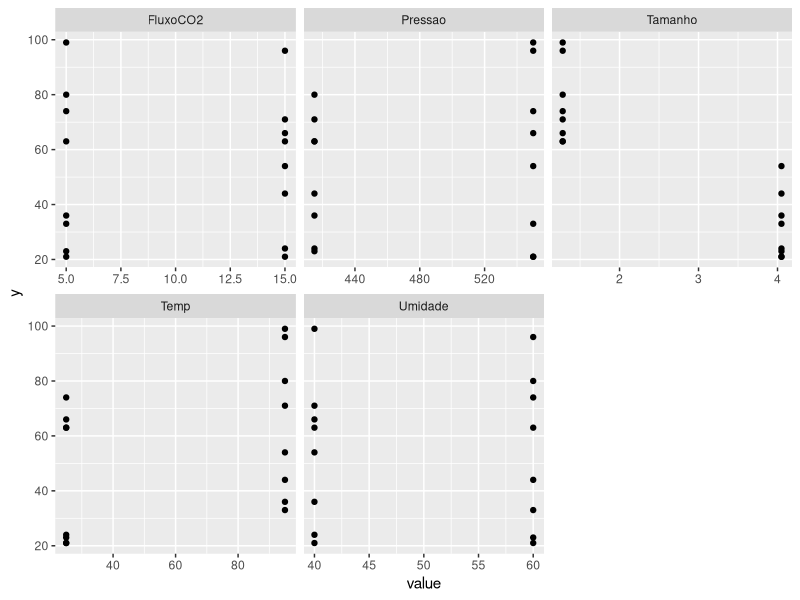
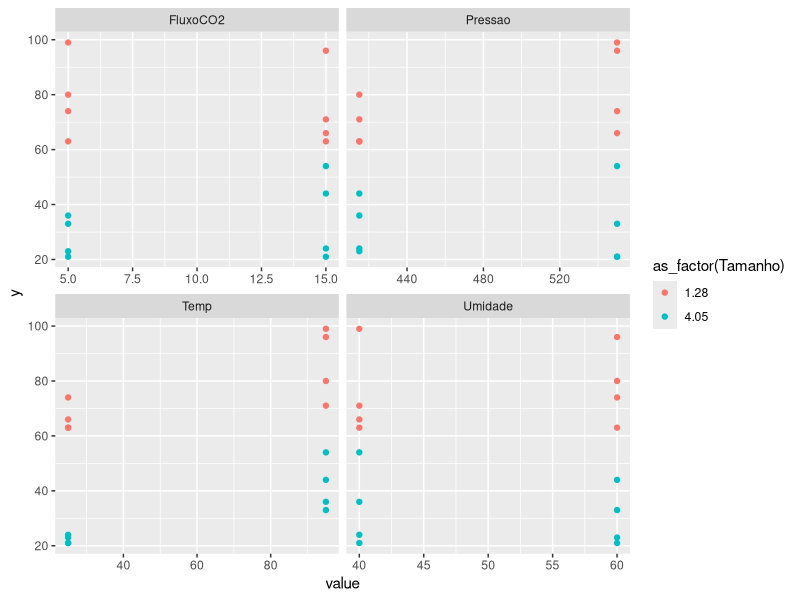
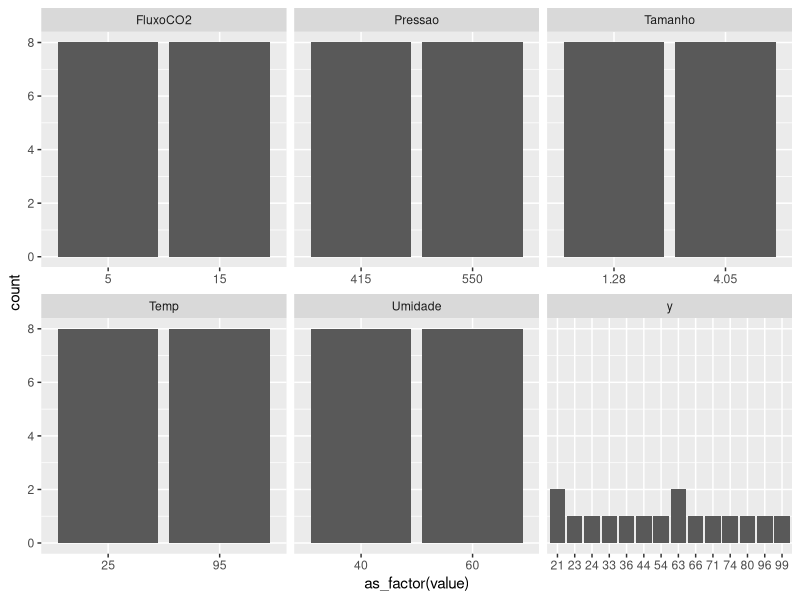
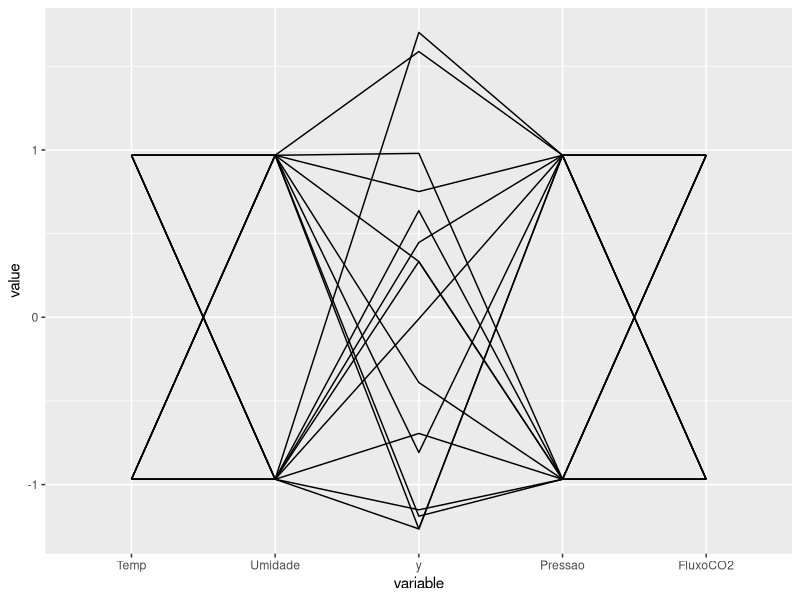
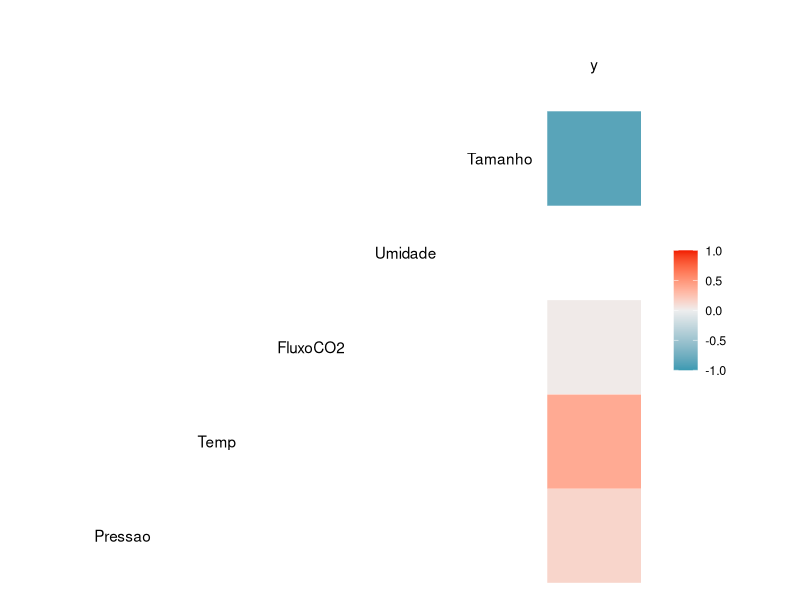
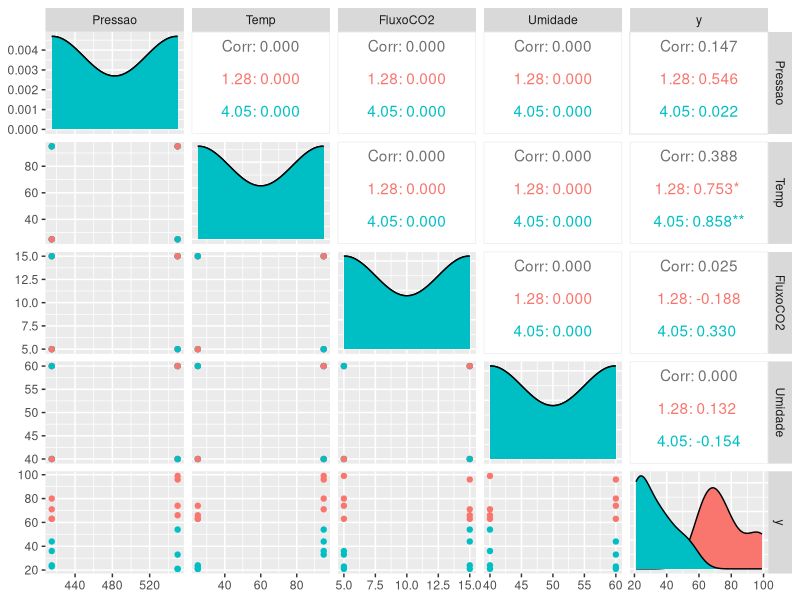
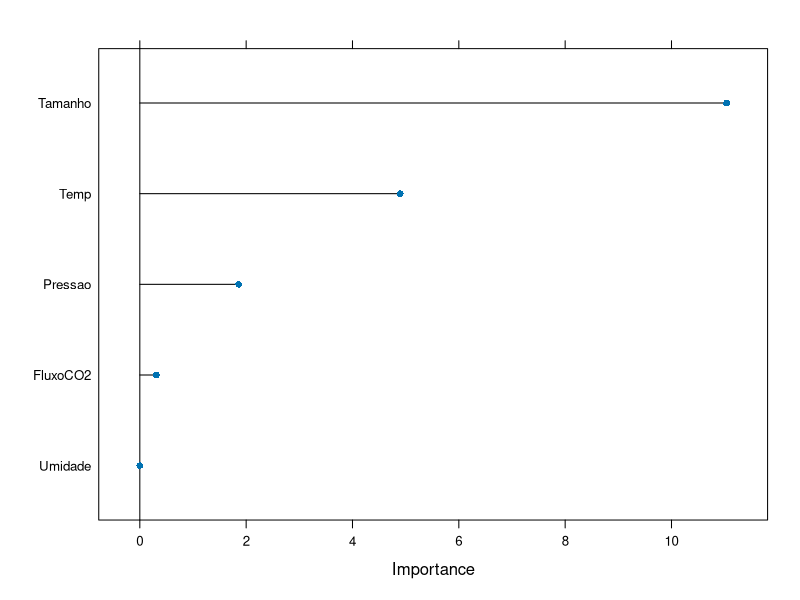

Generate these figures, in order, with R:
## ---- chunk 1
knitr::opts_chunk$set(echo = TRUE)
library(tidyverse)
library(knitr)

## ---- chunk 2
dados <- read_csv("dados/data-table-B7.csv", locale = locale(decimal_mark = ","))
dim(dados)

#Renomeando as colunas
names(dados) <- c('Pressao', 'Temp', 'FluxoCO2', 'Umidade', 'Tamanho', 'y')

head(dados)
## ---- chunk 3

n <- length(dados$y)

X <- matrix(c(rep(1,n), dados$Pressao, dados$Temp, dados$FluxoCO2, dados$Umidade, dados$Tamanho), ncol = 6, nrow = n, byrow = FALSE)

Y <- matrix(dados$y, ncol = 1, nrow = n)

k <- ncol(X) -1

p <- k + 1
## ---- chunk 4
dados %>% pivot_longer(!y) %>% 
  ggplot(aes(y = y)) + geom_point(aes(x = value)) +
  facet_wrap(~name, scales = "free_x")
## ---- chunk 5
dados %>% pivot_longer(!c(Tamanho, y)) %>% 
  ggplot(aes(y = y, color = as_factor(Tamanho))) + geom_point(aes(x = value)) +
  facet_wrap(~name, scales = "free_x")
## ---- chunk 6
dados %>% pivot_longer(cols = everything()) %>% 
  ggplot() + geom_bar(aes(x = as_factor(value)),stat="count") +
  facet_wrap(~name, scales = "free_x")
## ---- chunk 7
GGally::ggparcoord(dados[,c(2, 4, 6, 1, 3)])
## ---- chunk 8
GGally::ggcorr(dados)
## ---- chunk 9
GGally::ggpairs(dados, columns = c(1:4,6), aes(colour = as_factor(Tamanho)))
## ---- chunk 10
#Definindo os betas do modelo de regressão múltipla
betas <- solve(t(X)%*%X)%*%t(X)%*%Y
betas

#Definindo a matrix C_jj
C_jj = solve(t(X)%*%X)

#Definindo uma matrix para os betas
betas <- matrix(data = betas, nrow = length(betas), ncol = 1, byrow = FALSE)
rownames(betas) <- c("beta0", "beta1","beta2","beta3","beta4","beta5")
betas

#Modelo do R
lm(formula = y ~., data = dados)
## ---- chunk 11
SQRes <- (t(Y)%*%Y)-(t(betas)%*%t(X)%*%Y)
SQRes
## ---- chunk 12
p <- ncol(X)

#estimando o sigma^2
sigma2 <- SQRes/(n-p)
sigma2
## ---- chunk 13
library(mlbench)
library(caret)
## ---- chunk 14
set.seed(42)
control <- trainControl(method="repeatedcv", number=10, repeats=3)
# train the model
model <- train(y~., data=dados, method = 'lm', preProcess="scale", trControl=control)
# estimate variable importance
importance <- varImp(model, scale=FALSE)

# plot importance
plot(importance)
## ---- chunk 15
c(  "Tamanho", "Temp", "Pressao", "FluxoCO2", "Umidade")
## ---- chunk 16
base.mod <- lm(y ~ 1 , data= dados)  # base intercept only model
all.mod <- lm(y ~ . , data= dados) # full model with all predictors
stepMod <- step(base.mod, scope = list(lower = base.mod, upper = all.mod), direction = "both", trace = 0, steps = 1000)  # perform step-wise algorithm
shortlistedVars <- names(unlist(stepMod[[1]])) # get the shortlisted variable.
shortlistedVars <- shortlistedVars[!shortlistedVars %in% "(Intercept)"]  # remove intercept 
print(shortlistedVars)
## ---- chunk 17
stepMod$anova
## ---- chunk 18
lm.anova <- function(x,y){
  x<- as.matrix(x)
  y<- as.matrix(y)
  
  n <- length(y)
  k <- ncol(x) # covariaveis utilizadas
  p <- k+1

  X <- matrix(c(rep(1,n), x), ncol = p, nrow = n, byrow = FALSE)
  Y <- matrix(y, ncol = 1, nrow = n)
  
  betas <- solve(t(X)%*%X)%*%t(X)%*%Y
  
  Y_est <- X%*%betas 
 
  res <- Y - Y_est
  
  SQRes <- t(Y-Y_est)%*%(Y-Y_est) 
  
  u <- c(rep(1,n)) 
  SQTotal <- t(Y)%*%Y - ((t(u)%*%Y)^2)/n 
  
  SQReg <- SQTotal - SQRes
  
  
  SQReg <- t(betas)%*%t(X)%*%Y-((t(u)%*%Y)^2)/n 
  gl_sqreg <- k 
  QMReg <- SQReg/gl_sqreg 
   
  SQRes <- t(Y-Y_est)%*%(Y-Y_est) 
  gl_sqres <- n-p 
  QMRes <- SQRes/gl_sqres 
   
  SQTotal <- t(Y)%*%Y - ((t(u)%*%Y)^2)/n 
  gl_sqtotal <- n-1
   
   
  #calculando a estatistica F 
  F_0 <- QMReg/QMRes
  
  R2 <-  SQReg/SQTotal 
  QMTotal <- QMRes + QMReg
  R2adj <- 1 - QMRes/QMTotal
  list(R2 = R2, R2adj = R2adj, betas = betas, Y_est = Y_est, 
       anov = list(SQreg = SQReg, SQRes = SQRes, QMreg = QMReg))
  
}
## ---- chunk 19

## ---- chunk 20

## ---- chunk 21
#Obtendo os valores dos residuos, SQres, SQreg , SQTotal do nosso modelo  
# No modelo de regressao linear multipla  
# Forma matricial: 
# Y_estimado = X*betas = X * (X^T*X)^(-1)*X^T*Y = H*Y 
#SQtotal <-  
Y_est <- X%*%betas 
 
res <- Y - Y_est
## ---- chunk 22
# Soma dos quadrados dos residuos  
# podemos calcular pela equacao: 
# (Y-Y_est)^T*(Y-Y_est) 
# ou pela equacao
# Y^T * Y - betas^T * X^T * Y 
 
SQRes <- t(Y-Y_est)%*%(Y-Y_est) 
 
#note que  
t(Y)%*%Y - t(betas)%*%t(X)%*%Y
## ---- chunk 23
# Soma dos quadrados totais 
# vetor unitario para facilitar as contas 
u <- c(rep(1,n)) 
SQTotal <- t(Y)%*%Y - ((t(u)%*%Y)^2)/n 
 
# obs 
# ((t(u)%*%Y)^2)/n = ((sum(y))^2)/n
## ---- chunk 24
#Soma dos quadrados da regressao  
 
SQReg <- SQTotal - SQRes
## ---- chunk 25
#Calculando a anova 
k <- 3 # covariaveis utilizadas 
p <- k+1
 
SQReg <- t(betas)%*%t(X)%*%Y-((t(u)%*%Y)^2)/n 
gl_sqreg <- k 
QMReg <- SQReg/gl_sqreg 
 
SQRes <- t(Y-Y_est)%*%(Y-Y_est) 
gl_sqres <- n-p 
QMRes <- SQRes/gl_sqres 
 
SQTotal <- t(Y)%*%Y - ((t(u)%*%Y)^2)/n 
gl_sqtotal <- n-1
 
 
#calculando a estatistica F 
F_0 <- QMReg/QMRes 
F_0
## ---- chunk 26
QMTotal <- QMRes + QMReg
## ---- chunk 27
alpha <- 0.05 
RR <- qf(alpha, df1 = k, df2 = n - k -1, lower.tail = F) 
RR
## ---- chunk 28
# Rejeitamos H0 se F_0 > RR, RR = regiao de rejeicao = quantil teorico da distribuicao F com k e  
# n-k-1 = n-p g.l.
if(RR < F_0){ 
  cat("Rejeita-se H0") 
}
## ---- chunk 29
R2 <-  SQReg/SQTotal 
R2
## ---- chunk 30
x <- dados$Tamanho
y <- dados$y

modelo <- lm.anova(x,y)

print(paste("R2: ", modelo$R2,
            "R2_adj:", modelo$R2adj))

## ---- chunk 31
x <- dados %>% select("Tamanho", "Temp","Pressao")
y <- dados$y

modelo <- lm.anova(x,y)

print(paste("R2: ", modelo$R2,
            "R2_adj:", modelo$R2adj))

## ---- chunk 32
x <- dados %>% select(-"y")
y <- dados$y

modelo <- lm.anova(x,y)

print(paste("R2: ", modelo$R2,
            "R2_adj:", modelo$R2adj))

## ---- chunk 33
(R2adj <- 1 - QMRes/QMTotal)
## ---- chunk 34
feat <- c(  "Tamanho", "Temp", "Pressao", "FluxoCO2", "Umidade")

1:5 %>% map(~head(feat,.x)) %>% map(~lm.anova(dados$y, dados %>% select(.x))$R2adj)
## ---- chunk 35
#Definindo o alpha e o t crítico
alpha <- 0.03
t1 <- qt(alpha/2, n-p)
t2 <- qt(1-alpha/2, n-p)
## ---- chunk 36
#Testando para beta1
dp_b1 <- sqrt(sigma2 * diag(C_jj)[2])
b1_lim_inf <- betas[2] - t2*dp_b1
b1_lim_sup <- betas[2] - t1*dp_b1
IC_b1 <- cbind(b1_lim_inf, b1_lim_sup)
## ---- chunk 37
#Testando para o beta2
dp_b2 <- sqrt(sigma2 * diag(C_jj)[3])
b2_lim_inf <- betas[3] - t2*dp_b2
b2_lim_sup <- betas[3] - t1*dp_b2
IC_b2 <- cbind(b2_lim_inf, b2_lim_sup)
## ---- chunk 38
#Testando para beta5
dp_b5 <- sqrt(sigma2 * diag(C_jj)[6])
b5_lim_inf <- betas[6] - t2*dp_b5
b5_lim_sup <- betas[6] - t1*dp_b5
IC_b5 <- cbind(b5_lim_inf, b5_lim_sup)
## ---- chunk 39
#Estruturando em uma tabela
IC_tab <- rbind(IC_b1, IC_b2, IC_b5)
row.names(IC_tab) <- c("beta1", "beta2", "beta5")
colnames(IC_tab) <- c("IC (0.015)", "IC (0.985)")
IC_tab |> kable(caption = "Intervalos de Confiança para os coeficientes do modelo")
## ---- chunk 40

mean_IC <- data.frame(low_b = numeric(0), upper_b = numeric(0))
y_pred <- data.frame(value = numeric(0))

for (row in 1:nrow(X)){
  x0 <- X[row,]
  y0 <- x0%*%betas
  se <- sqrt(sigma2%*%t(x0)%*%C_jj%*%x0)
  low_b <- y0 - t2*se
  upper_b <- y0 + t2*se
  tab <- cbind(low_b, upper_b)
  mean_IC <- rbind(mean_IC, tab)
  y_pred <- rbind(y_pred, y0)
}

colnames(mean_IC) <- c("Lower Bound", "Upper Bound")
len_mean_IC <- mean_IC$`Upper Bound` - mean_IC$`Lower Bound`
mean_IC <- cbind(mean_IC, len_mean_IC)
mean_IC <- cbind(mean_IC, y_pred)
mean_IC <- cbind(mean_IC, dados$y)

colnames(mean_IC) <- c("Lower Bound", "Upper Bound", "Interval Length","Predicted Value", "Real Value")

error <- abs(mean_IC$`Predicted Value` - mean_IC$`Real Value`)
mean_IC <- cbind(mean_IC, error)

colnames(mean_IC) <- c("Lower Bound", "Upper Bound", "Interval Length","Predicted Value", "Real Value", "Absolute Error")

mse <- mean(mean_IC$`Absolute Error`**2)

mean_IC |> kable(caption = "**Estimação do IC de E(Y) para cada observação do conjunto de dados considerando todas as covariáveis** (MSE = 40.65, R^2 = 0.90)")
## ---- chunk 41
mean_IC2 <- data.frame(low_b = numeric(0), upper_b = numeric(0))
y_pred2 <- data.frame(value = numeric(0))

#recalculando a estatística teste t
#agora nosso k =4
t3 <- qt(1-alpha/2, n-4-1)

for (row in 1:nrow(X)){
  x0 <- X[row,c(1,2,3,6)]
  y0 <- x0%*%t(t(betas[c(1,2,3,6),]))
  se <- sqrt(sigma2%*%t(x0)%*%C_jj[c(1,2,3,4),c(1,2,3,6)]%*%x0)
  low_b <- y0 - t3*se
  upper_b <- y0 + t3*se
  tab <- cbind(low_b, upper_b)
  mean_IC2 <- rbind(mean_IC2, tab)
  y_pred2 <- rbind(y_pred2, y0)
}

colnames(mean_IC2) <- c("Lower Bound", "Upper Bound")
len_mean_IC2 <- mean_IC2$`Upper Bound` - mean_IC2$`Lower Bound`
mean_IC2 <- cbind(mean_IC2, len_mean_IC2)
mean_IC2 <- cbind(mean_IC2, y_pred2)
mean_IC2 <- cbind(mean_IC2, dados$y)

colnames(mean_IC2) <- c("Lower Bound", "Upper Bound", "Interval Length","Predicted Value", "Real Value")

error <- abs(mean_IC2$`Predicted Value` - mean_IC2$`Real Value`)
mean_IC2 <- cbind(mean_IC2, error)

colnames(mean_IC2) <- c("Lower Bound", "Upper Bound", "Interval Length","Predicted Value", "Real Value", "Absolute Error")

mse2 <- mean(mean_IC2$`Absolute Error`**2)

mean_IC2 |> kable(caption = "**Estimação do IC para cada observação do conjunto de dados considerando apenas as covariáveis significativas** (MSE = 42.6, R^2 = 0.92)")
## ---- chunk 42
#Viés do modelo completo
bias_fullm <- abs(mean(mean_IC$`Predicted Value` - mean_IC$`Real Value`))

#Viés do melhor modelo
bias_bestm <- abs(mean(mean_IC2$`Predicted Value` - mean_IC2$`Real Value`))

#Variancia do modelo completo
var_fullm <- var(mean_IC$`Predicted Value` - mean_IC$`Real Value`)

#Variancia do melhor modelo
var_bestm <- var(mean_IC2$`Predicted Value` - mean_IC2$`Real Value`)

#criando uma tabela com os valores
vies <- c(round(bias_bestm,2), round(bias_fullm,2))
variancia <- c(round(var_bestm,2), round(var_fullm,2))

bias_var_m <- data.frame(Viés = vies,
                         Variância = variancia)

row.names(bias_var_m) <- c("Melhor modelo", "Modelo completo")
bias_var_m |> kable(caption = "Tabela Viés X Variância")
